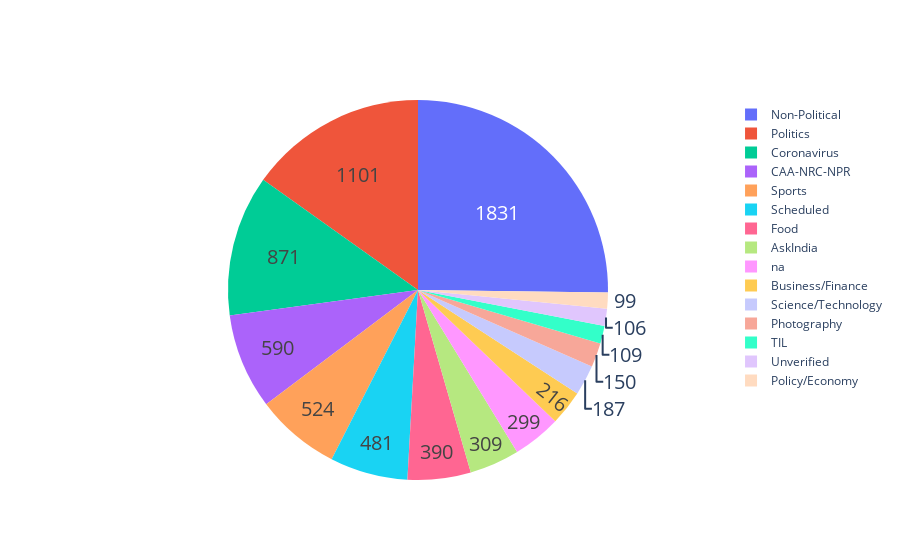

The code cell stored with this chart in its notebook:
### Code cell
# Let's do some more charts
# Don't worry Plotly got it covered :)
# We will plot distribution of Flairs based on "No of Comments"
fig = go.Figure(data=[go.Pie(labels=data_df['flair'].unique(),
                             values=data_df.groupby('comms_num').count()['id'])])
fig.update_traces(hoverinfo='label+value', textinfo='value', textfont_size=20,
                  marker=dict(line=dict(width=0)))
fig.show()

### Figure 1 — Plotly figure (JSON) as saved in the notebook; plotly's stock layout.template omitted (floating-point values rounded to 4 significant figures)
{"data": [{"hoverinfo": "label+value", "labels": ["Non-Political", "Politics", "Coronavirus", "Sports", "CAA-NRC-NPR", "Scheduled", "Food", "AskIndia", "Business/Finance", "na", "Policy/Economy", "Photography", "Science/Technology", "TIL", "Unverified"], "marker": {"line": {"width": 0}}, "textfont": {"size": 20}, "textinfo": "value", "type": "pie", "values": [1831, 1101, 871, 524, 590, 481, 390, 309, 216, 299, 99, 150, 187, 109, 106, 139, 99, 66, 88, 89, 88, 111, 77, 56, 87, 65, 50, 54, 33, 57, 64, 24, 3, 40, 13, 32, 36, 63, 3, 31, 16, 23, 24, 13, 14, 13, 11, 3, 23, 13, 44, 12, 13, 24, 27, 17, 15, 2, 11, 11, 3, 12, 22, 27, 11, 26, 25, 16, 11, 23, 5, 11, 10, 13, 1, 4, 11, 1, 22, 11, 1, 11, 11, 11, 11, 1, 1, 6, 1, 2, 3, 19, 11, 3, 8, 11, 11, 10, 1, 11, 11, 2, 3, 17, 11, 11, 11]}], "layout": {}}
